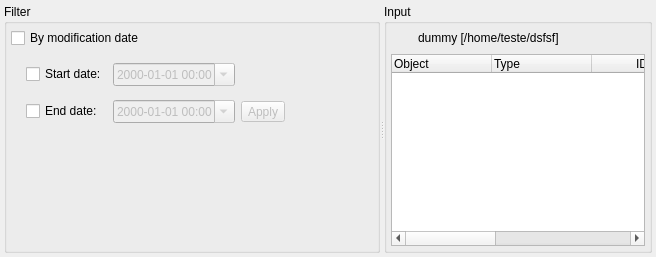
        <widget class="QWidget" name="tab_6">
         <attribute name="title">
          <string>Partial diff</string>
         </attribute>
         <layout class="QGridLayout" name="gridLayout">
          <property name="leftMargin">
           <number>4</number>
          </property>
          <property name="topMargin">
           <number>4</number>
          </property>
          <property name="rightMargin">
           <number>4</number>
          </property>
          <property name="bottomMargin">
           <number>4</number>
          </property>
          <item row="0" column="0">
           <widget class="QSplitter" name="pd_hsplitter">
            <property name="orientation">
             <enum>Qt::Horizontal</enum>
            </property>
            <property name="childrenCollapsible">
             <bool>false</bool>
            </property>
            <widget class="QGroupBox" name="pd_filter_gb">
             <property name="sizePolicy">
              <sizepolicy hsizetype="Expanding" vsizetype="Preferred">
               <horstretch>0</horstretch>
               <verstretch>0</verstretch>
              </sizepolicy>
             </property>
             <property name="title">
              <string>Filter</string>
             </property>
             <layout class="QVBoxLayout" name="verticalLayout_11">
              <property name="leftMargin">
               <number>4</number>
              </property>
              <property name="topMargin">
               <number>4</number>
              </property>
              <property name="rightMargin">
               <number>4</number>
              </property>
              <property name="bottomMargin">
               <number>4</number>
              </property>
              <item>
               <layout class="QVBoxLayout" name="verticalLayout_10">
                <item>
                 <widget class="QCheckBox" name="by_date_chk">
                  <property name="sizePolicy">
                   <sizepolicy hsizetype="Expanding" vsizetype="Fixed">
                    <horstretch>0</horstretch>
                    <verstretch>0</verstretch>
                   </sizepolicy>
                  </property>
                  <property name="toolTip">
                   <string>&lt;p&gt;Filters the objects by querying the model's internal change log and comparing their modification date/time against the provided date/time interval.&lt;/p&gt;</string>
                  </property>
                  <property name="text">
                   <string>By modification date</string>
                  </property>
                 </widget>
                </item>
                <item>
                 <layout class="QGridLayout" name="gridLayout_15">
                  <item row="0" column="0">
                   <widget class="QWidget" name="dates_wgt" native="true">
                    <layout class="QGridLayout" name="gridLayout_14">
                     <property name="leftMargin">
                      <number>15</number>
                     </property>
                     <property name="topMargin">
                      <number>4</number>
                     </property>
                     <property name="rightMargin">
                      <number>4</number>
                     </property>
                     <property name="bottomMargin">
                      <number>4</number>
                     </property>
                     <item row="0" column="0">
                      <widget class="QCheckBox" name="start_date_chk">
                       <property name="text">
                        <string>Start date:</string>
                       </property>
                      </widget>
                     </item>
                     <item row="0" column="3" rowspan="2">
                      <spacer name="horizontalSpacer_11">
                       <property name="orientation">
                        <enum>Qt::Horizontal</enum>
                       </property>
                       <property name="sizeHint" stdset="0">
                        <size>
                         <width>86</width>
                         <height>68</height>
                        </size>
                       </property>
                      </spacer>
                     </item>
                     <item row="1" column="2">
                      <widget class="QToolButton" name="apply_by_date_tb">
                       <property name="enabled">
                        <bool>false</bool>
                       </property>
                       <property name="toolTip">
                        <string/>
                       </property>
                       <property name="text">
                        <string>Apply</string>
                       </property>
                       <property name="icon">
                        <iconset resource="../res/resources.qrc">
                         <normaloff>:/icones/icones/confirmar.png</normaloff>:/icones/icones/confirmar.png</iconset>
                       </property>
                       <property name="iconSize">
                        <size>
                         <width>22</width>
                         <height>22</height>
                        </size>
                       </property>
                       <property name="shortcut">
                        <string>F5</string>
                       </property>
                       <property name="toolButtonStyle">
                        <enum>Qt::ToolButtonTextBesideIcon</enum>
                       </property>
                      </widget>
                     </item>
                     <item row="0" column="1">
                      <widget class="QDateTimeEdit" name="start_date_dt">
                       <property name="enabled">
                        <bool>false</bool>
                       </property>
                       <property name="sizePolicy">
                        <sizepolicy hsizetype="Preferred" vsizetype="Fixed">
                         <horstretch>0</horstretch>
                         <verstretch>0</verstretch>
                        </sizepolicy>
                       </property>
                       <property name="displayFormat">
                        <string>yyyy-MM-dd HH:mm</string>
                       </property>
                       <property name="calendarPopup">
                        <bool>true</bool>
                       </property>
                      </widget>
                     </item>
                     <item row="1" column="0">
                      <widget class="QCheckBox" name="end_date_chk">
                       <property name="enabled">
                        <bool>true</bool>
                       </property>
                       <property name="text">
                        <string>End date:</string>
                       </property>
                      </widget>
                     </item>
                     <item row="1" column="1">
                      <widget class="QDateTimeEdit" name="end_date_dt">
                       <property name="enabled">
                        <bool>false</bool>
                       </property>
                       <property name="sizePolicy">
                        <sizepolicy hsizetype="Preferred" vsizetype="Fixed">
                         <horstretch>0</horstretch>
                         <verstretch>0</verstretch>
                        </sizepolicy>
                       </property>
                       <property name="displayFormat">
                        <string>yyyy-MM-dd HH:mm</string>
                       </property>
                       <property name="calendarPopup">
                        <bool>true</bool>
                       </property>
                      </widget>
                     </item>
                     <item row="2" column="1">
                      <spacer name="verticalSpacer_4">
                       <property name="orientation">
                        <enum>Qt::Vertical</enum>
                       </property>
                       <property name="sizeHint" stdset="0">
                        <size>
                         <width>20</width>
                         <height>40</height>
                        </size>
                       </property>
                      </spacer>
                     </item>
                    </layout>
                   </widget>
                  </item>
                 </layout>
                </item>
               </layout>
              </item>
             </layout>
            </widget>
            <widget class="QGroupBox" name="pd_input_gb">
             <property name="sizePolicy">
              <sizepolicy hsizetype="Expanding" vsizetype="Expanding">
               <horstretch>0</horstretch>
               <verstretch>0</verstretch>
              </sizepolicy>
             </property>
             <property name="title">
              <string>Input</string>
             </property>
             <layout class="QVBoxLayout" name="verticalLayout_9">
              <property name="leftMargin">
               <number>4</number>
              </property>
              <property name="topMargin">
               <number>4</number>
              </property>
              <property name="rightMargin">
               <number>4</number>
              </property>
              <property name="bottomMargin">
               <number>4</number>
              </property>
              <item>
               <layout class="QHBoxLayout" name="horizontalLayout_14">
                <property name="spacing">
                 <number>0</number>
                </property>
                <item>
                 <widget class="QLabel" name="pd_input_ico_lbl">
                  <property name="minimumSize">
                   <size>
                    <width>20</width>
                    <height>20</height>
                   </size>
                  </property>
                  <property name="maximumSize">
                   <size>
                    <width>22</width>
                    <height>22</height>
                   </size>
                  </property>
                  <property name="text">
                   <string/>
                  </property>
                  <property name="pixmap">
                   <pixmap resource="../res/resources.qrc">:/icones/icones/pgsqlModeler48x48.png</pixmap>
                  </property>
                  <property name="scaledContents">
                   <bool>true</bool>
                  </property>
                 </widget>
                </item>
                <item>
                 <widget class="QLabel" name="pd_input_lbl">
                  <property name="sizePolicy">
                   <sizepolicy hsizetype="Preferred" vsizetype="Preferred">
                    <horstretch>0</horstretch>
                    <verstretch>0</verstretch>
                   </sizepolicy>
                  </property>
                  <property name="text">
                   <string>dummy [/home/teste/dsfsf]</string>
                  </property>
                  <property name="indent">
                   <number>5</number>
                  </property>
                 </widget>
                </item>
               </layout>
              </item>
              <item>
               <widget class="QTableWidget" name="filtered_objs_tbw">
                <property name="enabled">
                 <bool>true</bool>
                </property>
                <property name="editTriggers">
                 <set>QAbstractItemView::NoEditTriggers</set>
                </property>
                <property name="alternatingRowColors">
                 <bool>true</bool>
                </property>
                <property name="selectionMode">
                 <enum>QAbstractItemView::ExtendedSelection</enum>
                </property>
                <property name="selectionBehavior">
                 <enum>QAbstractItemView::SelectRows</enum>
                </property>
                <property name="gridStyle">
                 <enum>Qt::SolidLine</enum>
                </property>
                <property name="sortingEnabled">
                 <bool>true</bool>
                </property>
                <attribute name="horizontalHeaderStretchLastSection">
                 <bool>true</bool>
                </attribute>
                <column>
                 <property name="text">
                  <string>Object</string>
                 </property>
                 <property name="textAlignment">
                  <set>AlignLeading|AlignVCenter</set>
                 </property>
                 <property name="icon">
                  <iconset resource="../res/resources.qrc">
                   <normaloff>:/icones/icones/table.png</normaloff>:/icones/icones/table.png</iconset>
                 </property>
                </column>
                <column>
                 <property name="text">
                  <string>Type</string>
                 </property>
                 <property name="textAlignment">
                  <set>AlignLeading|AlignVCenter</set>
                 </property>
                 <property name="icon">
                  <iconset resource="../res/resources.qrc">
                   <normaloff>:/icones/icones/usertype.png</normaloff>:/icones/icones/usertype.png</iconset>
                 </property>
                </column>
                <column>
                 <property name="text">
                  <string>ID</string>
                 </property>
                 <property name="icon">
                  <iconset resource="../res/resources.qrc">
                   <normaloff>:/icones/icones/uid.png</normaloff>:/icones/icones/uid.png</iconset>
                 </property>
                </column>
                <column>
                 <property name="text">
                  <string>Parent</string>
                 </property>
                 <property name="textAlignment">
                  <set>AlignLeading|AlignVCenter</set>
                 </property>
                 <property name="icon">
                  <iconset resource="../res/resources.qrc">
                   <normaloff>:/icones/icones/schema.png</normaloff>:/icones/icones/schema.png</iconset>
                 </property>
                </column>
                <column>
                 <property name="text">
                  <string>Type</string>
                 </property>
                 <property name="textAlignment">
                  <set>AlignLeading|AlignVCenter</set>
                 </property>
                 <property name="icon">
                  <iconset resource="../res/resources.qrc">
                   <normaloff>:/icones/icones/usertype.png</normaloff>:/icones/icones/usertype.png</iconset>
                 </property>
                </column>
               </widget>
              </item>
             </layout>
            </widget>
           </widget>
          </item>
         </layout>
        </widget>
